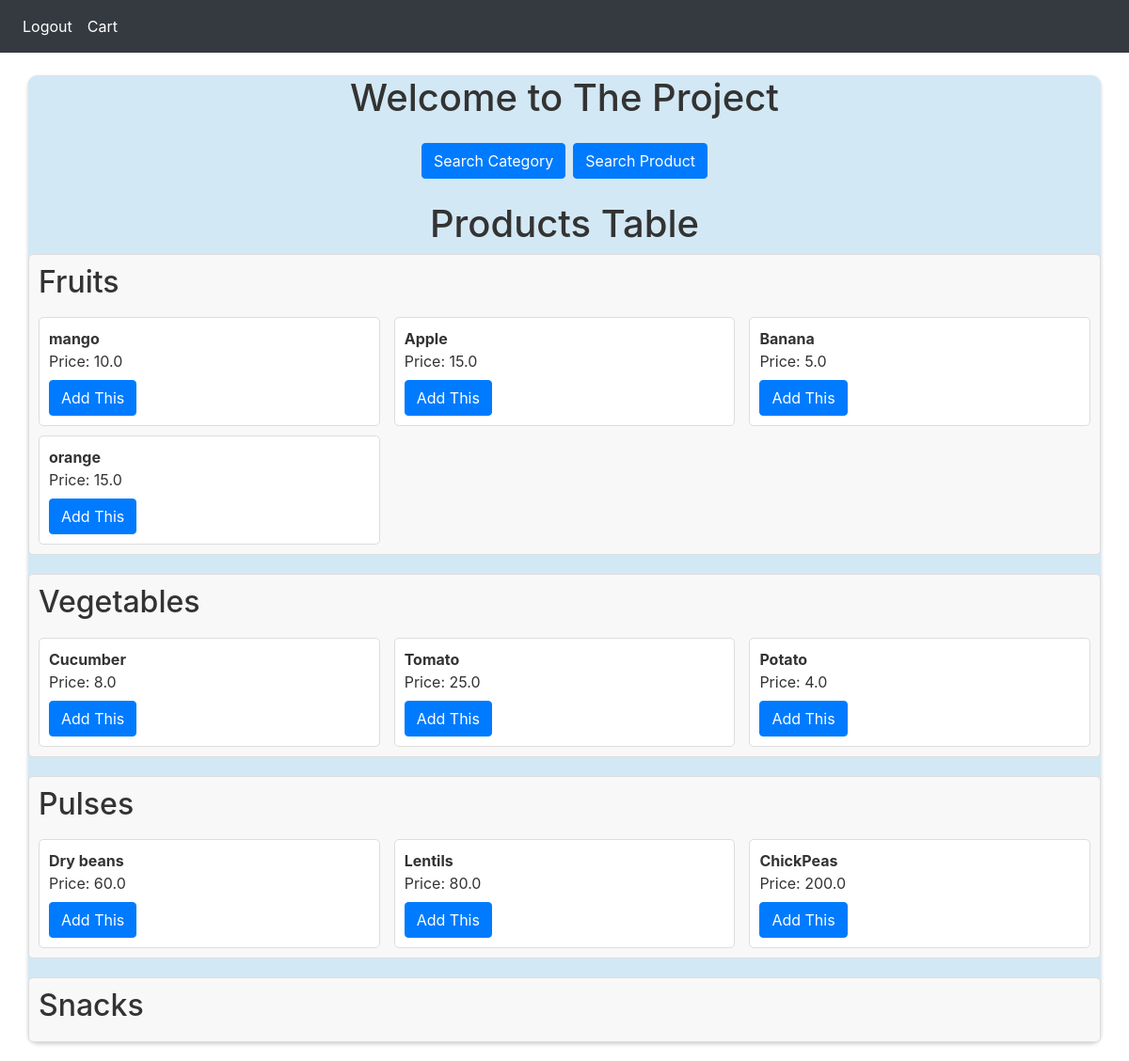
The app's page /userhome/1 (signed in) with its own data.
### GroceryWebapp/models.py (models this page shows)
class Categories(db.Model, UserMixin):
    id = db.Column(db.Integer, primary_key=True)  # Primary key for the category
    cat_name = db.Column(db.String(150), unique=True, nullable=False)  # Category name
    products = db.relationship(
        "Products", backref="category"
    )  # Relationship with Products model

class Products(db.Model, UserMixin):
    id = db.Column(db.Integer, primary_key=True)  # Primary key for the product
    product_name = db.Column(
        db.String(150), nullable=False
    )  # Product name
    manufacture = db.Column(db.String(150))  # Manufacturing date of the product
    expiry = db.Column(db.String(150))  # Expiry date of the product
    p_per_u = db.Column(db.Float, nullable=False)  # Price per unit of the product
    stock = db.Column(db.Integer, nullable=False)  # Available stock quantity
    c_id = db.Column(
        db.Integer, db.ForeignKey("categories.id"), nullable=False
    )  # Category foreign key

### GroceryWebapp/main.py (the view)
@main.route("/userhome/<int:userid>")
@login_required
def userhome(userid):
    if(current_user.id==userid):
        global global_user
        global_user=userid
        categories = Categories.query.all()
        for category in categories:
            category.products = Products.query.filter_by(c_id=category.id).all()
        return render_template("home_user.html", categories=categories, userid=userid)

### GroceryWebapp/__init__.py (called while the page is built)
def create_app():
    app = Flask(__name__)
    app.config['SECRET_KEY'] = 'ghosty'
    app.config['SQLALCHEMY_DATABASE_URI'] = f'sqlite:///{DB_NAME}' # data is being stored in the loaction given in the f string in the website folder
    db.init_app(app)     # initialize the database by providing the flask app
    from .models import User #function -->(models.py file runs before we create the database)
    with app.app_context():
     db.create_all()
    from .main import main
    from .auth import auth
    app.register_blueprint(main, url_prefix="/")
    app.register_blueprint(auth, url_prefix="/")
    login_manager = LoginManager()
    login_manager.init_app(app)
    @login_manager.user_loader
    def loader_user(id):
        return User.query.get((id))
    return app

### GroceryWebapp/templates/home_user.html (shortened to what this page needs)
{% extends "base.html" %}
{% block head %}
{{ super() }}
<link rel="stylesheet" href="{{ url_for('static', filename='demo.css') }}">
<link rel="stylesheet" href="{{ url_for('static', filename='demo2.css') }}">
{% endblock %}
{% block nav %}
<nav class="navbar navbar-expand-lg navbar-dark bg-dark">
  <div  id="navbar">
    <div class="navbar-nav">
      <a class="nav-item nav-link" id="home" href="/logout">Logout</a>
      <a class="nav-item nav-link" id="home" href="{{url_for('main.usercart', userid=userid)}}">Cart</a>
    </div>
  </div>
</nav>
{% endblock %}
{% block content %}
<div class="container mt-4">
  <h1 class="text-center">Welcome to The Project</h1>
  <div class="d-flex justify-content-center mt-4">
    <a href="{{url_for('main.searchcat', userid=userid)}}" class="btn btn-primary mr-2">Search Category</a>
    <a href="{{url_for('main.searchitem', userid=userid)}}" class="btn btn-primary">Search Product</a>
  </div>
  <h1 class="text-center mt-4">Products Table</h1>
  {% for category in categories %}
  <div class="category-box">
    <h2>{{ category.cat_name }}</h2>
    <div class="product-boxes">
      {% for product in category.products %}
      <div class="product-box">
        <b>{{ product.product_name }}</b><br>
        Price: {{ product.p_per_u }}<br>
        <a href="{{url_for('main.addtocart', product_id=product.id,userid=userid)}}" class="btn btn-primary mt-2">Add This</a>
      </div>
      {% endfor %}
    </div>
  </div>
  {% endfor %}
</div>
{% endblock %}

### GroceryWebapp/templates/home_user.html (style rules this page uses)
.container { background-color: #d3e8f5; color: #333; padding: 0px; border-radius: 10px; box-shadow: 0 2px 4px rgba(0, 0, 0, 0.1); }
.navbar { background-color: #333; }
.navbar .navbar-nav .nav-link { color: #fff; }
.d-flex { margin-top: 20px; display: flex; justify-content: center; }
.btn-primary { background-color: #007bff; border-color: #007bff; }
h1 { text-align: center; }
.category-box { margin-bottom: 20px; padding: 10px; background-color: #f8f8f8; border: 1px solid #ddd; border-radius: 5px; }
.product-boxes { display: flex; flex-wrap: wrap; justify-content: space-between; }
.product-box { flex-basis: calc(33.33% - 10px); margin-top: 10px; padding: 10px; background-color: #fff; border: 1px solid #ddd; border-radius: 5px; }

### records on screen
Categories: cat_name "Fruits"
Products: product_name "mango", p_per_u "10.0"
Products: product_name "Apple", p_per_u "15.0"
Products: product_name "Banana", p_per_u "5.0"
Products: product_name "orange", p_per_u "15.0"
Categories: cat_name "Vegetables"
Products: product_name "Cucumber", p_per_u "8.0"
Products: product_name "Tomato", p_per_u "25.0"
Products: product_name "Potato", p_per_u "4.0"
Categories: cat_name "Pulses"
Products: product_name "Dry beans", p_per_u "60.0"
Products: product_name "Lentils", p_per_u "80.0"
Products: product_name "ChickPeas", p_per_u "200.0"
Categories: cat_name "Snacks"
